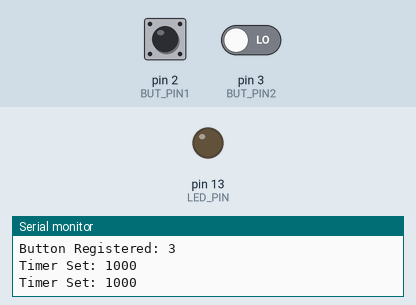
Simulated run of this sketch. Board: Arduino Uno, built with avr-gcc and run on an emulated ATmega328P. Shown: output pins drawn as LEDs (lit = HIGH), the last lines printed to the serial monitor. Dashed ring = blinking. The test bench sets the inputs (shaded band); at power-on: pin 2 (BUT_PIN1) LOW, pin 3 (BUT_PIN2) LOW.

Above: at 1.2 s.
1.3 s: pin 2 (BUT_PIN1) pulled HIGH for 0.15 s
At 2.8 s:
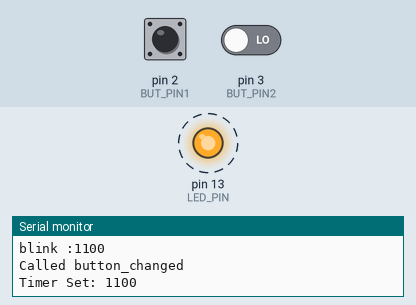
Timing chart, 0 to 10.4 s (numbered marks = the images above; inputs shaded):
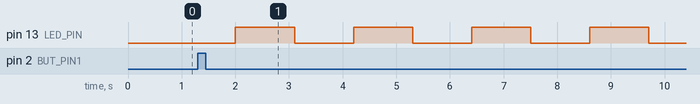

Measured:
- by itself, pin 13 (LED_PIN): alternates HIGH for 1.1 s and LOW for 1.1 s

The sketch:

API.ino
```cpp
/**** GLOBAL VARIABLES ****/
#define LED_PIN 13
#define BUT_PIN1 2
#define BUT_PIN2 3

// char readBuffer[128];
// char newMessage = 0;
unsigned long int blink_speed = 1000;
int global_state_for_blink = HIGH;
unsigned long int timer = 0;
int last = 0;
/**** GLOBAL VARIABLES ****/

//Ovewrite this value to allow the usage of more ports
#define PORT_AMOUNT 2
#define DEBUG

/***** Event Driven API ****/
//////CALLBACKS //////////////
void button_changed(int pin, int v);
void timer_expired(void);
void user_init(void);
//////CALLBACKS //////////////
char ports[PORT_AMOUNT] = {0};
char ports_state[PORT_AMOUNT] = {LOW} ;
char ports_counter=0;
unsigned long time_elapsed = 0;
unsigned long time_started = 0;

void EventDrivenAPI_setup(void){
  #ifdef DEBUG
    Serial.begin(9600);
  #endif
  user_init();
}

void EvenDriveAPI_start(void){
  int count = 0;
  while(1){
    if(time_elapsed){
      if((millis() - time_started) > time_elapsed){
        time_elapsed = 0;
        timer_expired();
      }
    }

    if(count == PORT_AMOUNT)
      count = 0;

    if(ports[count]!=0
       && digitalRead(ports[count]) != ports_state[count]){
      ports_state[count] = !ports_state[count];
      button_changed(ports[count], ports_state[count]);
      #ifdef DEBUG
        Serial.println("Called button_changed");
      #endif
    }
    count++;
  }
}
///////REGISTERS /////////////
void button_listen(int pin){
  for(int i=0; i<ports_counter; i++){
    if(ports[i] == pin)
      return;
  }
  pinMode(pin, INPUT);
  ports[ports_counter] = pin;
  ports_state[ports_counter] = LOW;
  ports_counter++;
  #ifdef DEBUG
    Serial.print("Button Registered: ");
    Serial.println(pin);
  #endif
}

void timer_set(int ms){
  time_elapsed = ms;
  time_started = millis();
  #ifdef DEBUG
    Serial.print("Timer Set: ");
    Serial.println(ms);
  #endif
}

///////REGISTERS /////////////
/***** Event Driven API ****/

void setup() {
  EventDrivenAPI_setup();
}

void loop() {
  EvenDriveAPI_start();
}
/******* USER CODE  Tarefa02*********/

#if 1

void user_init(void){
  pinMode(LED_PIN, OUTPUT);
  digitalWrite(LED_PIN, LOW);
  button_listen(BUT_PIN1);
  button_listen(BUT_PIN2);
  timer_set(blink_speed);
}
void button_changed(int pin, int v){
  if(timer == 0 && last ==0){
    timer = millis();
    last = pin;
  }
  if(pin != last && (millis() - timer) < 500){
    blink_speed = 0;
    last = pin;
    return;
  }
  last = pin;
  timer = millis();
  if(pin == BUT_PIN1 && v == HIGH){
    blink_speed +=100;
  }
  else if (pin == BUT_PIN2 && v == HIGH){
    blink_speed -=100;
  }
  if(blink_speed < 0)
    blink_speed = 0;
  Serial.print("blink :"); Serial.println(blink_speed);
}
void timer_expired(void){
  // static int state = LOW;
  global_state_for_blink = !global_state_for_blink;
  digitalWrite(LED_PIN, global_state_for_blink);
  timer_set(blink_speed);
}

/******* USER CODE  Tarefa02*********/
#else
/******* USER CODE  Hello World*********/
void user_init(void){
  pinMode(LED_PIN, OUTPUT);
  digitalWrite(LED_PIN, HIGH);
  button_listen(BUT_PIN1);
}
void button_changed(int pin, int v){
  //Serial.println("Changed")
  digitalWrite(LED_PIN, v);
}
void timer_expired(void){

}
/******* USER CODE  Hello World*********/
#endif
```
